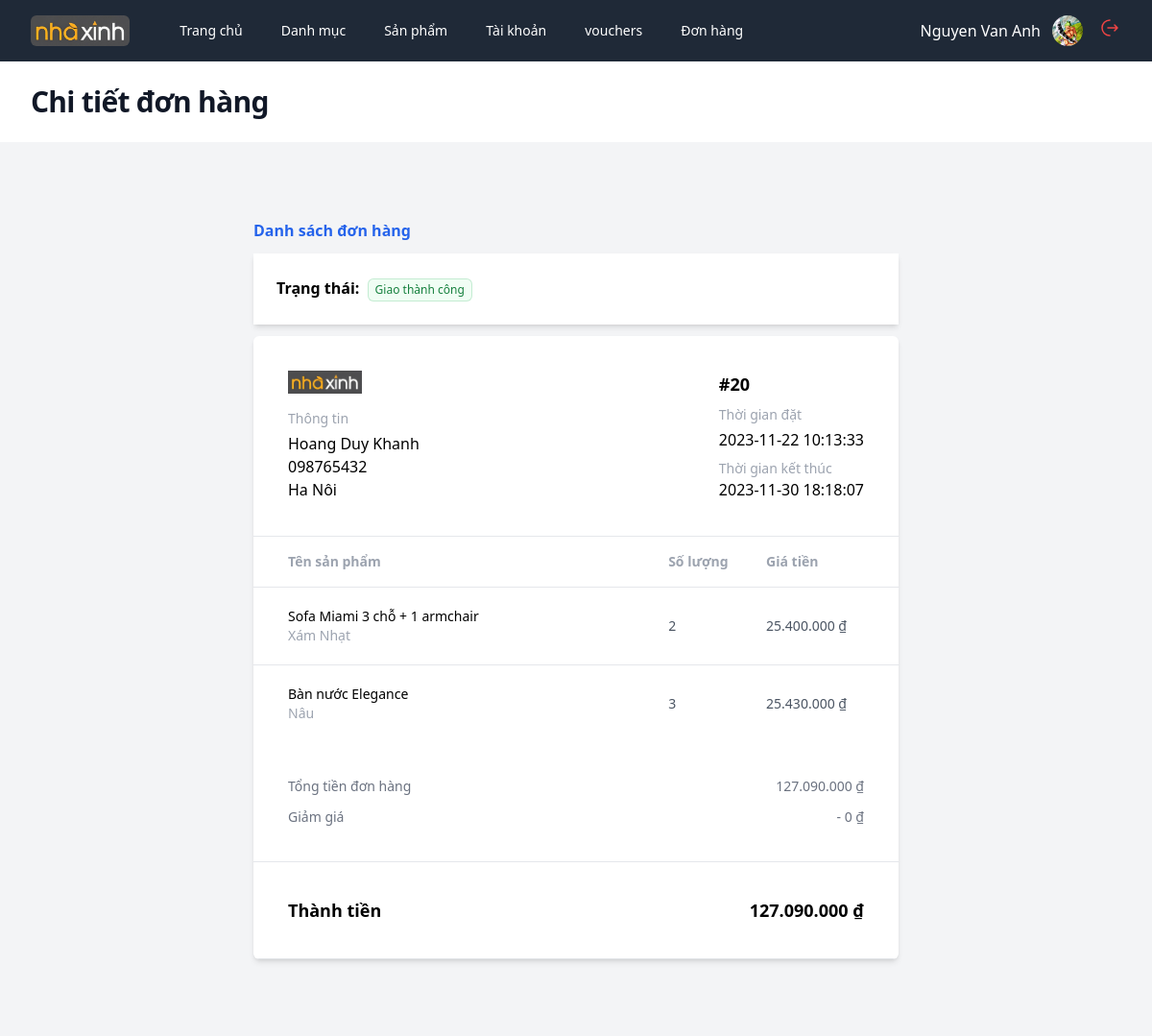
Page /admin?act=detail-bill&id=20 (signed in) on the committed database.
### tables this page shows
CREATE TABLE `bills` (
  `id` int(10) NOT NULL,
  `date` datetime NOT NULL,
  `end_date` datetime NOT NULL,
  `status` int(11) NOT NULL DEFAULT 1,
  `payment_method` int(11) NOT NULL DEFAULT 1,
  `transfer_method` varchar(200) NOT NULL,
  `total` int(10) NOT NULL,
  `discount` int(11) NOT NULL,
  `id_voucher` int(10) NOT NULL,
  `id_user` int(10) NOT NULL
);

CREATE TABLE `users` (
  `id` int(10) NOT NULL,
  `email` varchar(200) NOT NULL,
  `tell` varchar(13) NOT NULL,
  `full_name` varchar(200) NOT NULL,
  `password` varchar(200) NOT NULL,
  `address` varchar(200) NOT NULL,
  `birthday` varchar(50) NOT NULL,
  `avatar` varchar(200) NOT NULL,
  `role` int(10) NOT NULL DEFAULT 0,
  `is_deleted` tinyint(1) NOT NULL DEFAULT 0
);

CREATE TABLE `products_detail` (
  `id` int(10) NOT NULL,
  `amount` float NOT NULL,
  `code_color` varchar(200) NOT NULL,
  `color` varchar(50) NOT NULL,
  `image` varchar(200) NOT NULL,
  `size` varchar(255) NOT NULL,
  `id_product` int(10) NOT NULL
);

CREATE TABLE `products` (
  `id` int(10) NOT NULL,
  `name_product` varchar(200) NOT NULL,
  `description` text NOT NULL,
  `price` float NOT NULL,
  `origin_price` int(11) NOT NULL,
  `thumbnail` varchar(200) NOT NULL,
  `material` varchar(200) NOT NULL,
  `sold` int(11) NOT NULL DEFAULT 0,
  `created_at` varchar(200) NOT NULL,
  `id_category` int(10) NOT NULL,
  `is_deleted` tinyint(1) NOT NULL DEFAULT 0
);

### core.php (called while the page is built, shortened)
<?php
include('utils.php');
function viewAdmin($view, $values = [])
{
    return include("../views/admin/$view.php");
}
class Req
{
    public function __construct(
        Categories $categoriesService,
        Products $productsService,
        Users $usersService,
        Vouchers $vouchersService,
        CartsDetail $cartsService,
        Bills $billsService,
        ProductsBill $productsBillService,
        ProductDetail $productsDetailService,
        Images $imagesService,
        Reviews $reviewsService,
    ) {
        $this->productsService = $productsService;
        $this->billsService = $billsService;
        $this->productsBillService = $productsBillService;
    }
}

### controllers/admin/BillsController.php (called while the page is built, shortened)
<?php
function controller_detail_bill(Req $req)
{
    $id = $_GET['id'];
    $bill = $req->billsService->getDetail($id);
    $idsProduct = $req->productsBillService->getProductsByBill($bill['id']);
    foreach ($idsProduct as $key => $idProduct) {
        extract($idProduct);
        $products[$key] = $req->productsService->getProductDetailInBill($id_product_detail);
        $products[$key]['amount_buy'] = $amount_buy;
    }
    return viewAdmin('detailOrder', ['bill' => $bill, 'products' => $products]);
}

### admin/index.php (called while the page is built, shortened)
<?php
function bootstrap()
{
    include("./routes.php");
    include("../database/service.php");
    include("../models/categories.php");
    include("../models/products.php");
    include("../models/users.php");
    include("../models/vouchers.php");
    include("../models/cartsDetail.php");
    include("../models/bills.php");
    include("../models/productsBill.php");
    include("../models/productsDetail.php");
    include("../models/images.php");
    include("../models/reviews.php");
    $role = $_SESSION["user"]["role"];
    $req = new Req(
        $categories,
        $products,
        $users,
        $vouchers,
        $cartsDetail,
        $bills,
        $productsBill,
        $productsDetail,
        $images,
        $reviews,
    );
    if (!isset($_GET['act'])) $act = check_path('');
    else $act = check_path($_GET['act']);
    foreach ($routes as $route) {
        if ($act == $route['path'] && $role >= 1 && $role <= 2) {
            return $route['view']($req);
        }
    }
}
bootstrap();

### database/service.php (called while the page is built, shortened)
<?php
include("database.php");
class ServicePdo
{
    public function __construct($nameDB)
    {
        $this->dbName = $nameDB;
        $this->pdo = connect();
    }
}

### models/bills.php (called while the page is built, shortened)
<?php
class Bills extends ServicePdo
{
    public function getDetail($id)
    {
        $dbName = $this->dbName;
        $sql = "SELECT *, $dbName.ID id FROM $dbName JOIN USERS ON USERS.ID = $dbName.ID_USER WHERE $dbName.ID = $id";
        return $this->pdo->query($sql)->fetch();
    }
}

### database/database.php (called while the page is built)
<?php
function connect()
{
    try {
        $connect =  new PDO("mysql:host=localhost; dbname=project", "root", "");
        $connect->setAttribute(PDO::ATTR_ERRMODE, PDO::ERRMODE_EXCEPTION);
        return $connect;
    } catch (PDOException $e) {
        echo $e->getMessage();
        throw $e;
    }
}

### utils.php (called while the page is built, shortened)
<?php
function getStatus($status = 1)
{
    switch ($status) {
        case 5:
            return [
                'name' => 'Giao thành công',
                'color' => 'text-green-700 ring-green-600/20 bg-green-50',
            ];
        default:
            return [
                'name' => 'Đơn hủy',
                'color' => 'text-red-700 ring-red-600/10 bg-red-50',
            ];
    }
}

### models/products.php (called while the page is built, shortened)
<?php
class Products extends ServicePdo
{
    public function getProductDetailInBill($id)
    {
        $dbName = $this->dbName;
        $sql = "SELECT $dbName.ID as id, name_product, price, code_color, color, image
        FROM $dbName JOIN PRODUCTS_DETAIL ON PRODUCTS_DETAIL.ID_PRODUCT = $dbName.ID
        WHERE $dbName.IS_DELETED = false AND PRODUCTS_DETAIL.ID = $id";
        return $this->pdo->query($sql)->fetch();
    }
}
$products = new Products("products");

### models/productsBill.php (called while the page is built, shortened)
<?php
class ProductsBill extends ServicePdo
{
    public function getProductsByBill($idBill)
    {
        $dbName = $this->dbName;
        $sql = "SELECT id_product_detail, amount_buy FROM $dbName WHERE ID_BILL = $idBill";
        return $this->pdo->query($sql)->fetchAll();
    }
}

### views/admin/detailOrder.php (the view, shortened to what this page needs)
<!DOCTYPE html>
<html lang="en">
<head>
    <script src="https://cdn.tailwindcss.com"></script>
</head>
<body>
    <div class="min-h-full">
        <?php include('partials/header.php') ?>
        <header class="bg-white shadow">
            <div class="mx-auto max-w-7xl px-4 py-6 sm:px-6 lg:px-8">
                <h1 class="text-3xl font-bold tracking-tight text-gray-900">Chi tiết đơn hàng</h1>
            </div>
        </header>
        <main>
            <section class="bg-gray-100 py-10">
                <div class="max-w-2xl mx-auto py-0 md:py-10">
                    <a class="text-blue-600 font-semibold " href="?act=bills">Danh sách đơn hàng</a>
                    <div class="flex justify-between p-6 shadow-md my-3 bg-white">
                        <div>
                            <span class="font-semibold mr-1">Trạng thái:</span>
                            <span class="inline-flex items-center rounded-md px-2 py-1 text-xs font-medium ring-1 ring-inset <?= getStatus($bill['status'])['color'] ?>"><?= getStatus($bill['status'])['name'] ?></span>
                        </div>
                    </div>
                    <article class="shadow-none md:shadow-md md:rounded-md overflow-hidden">
                        <div class="md:rounded-b-md  bg-white">
                            <div class="p-9 border-b border-gray-200">
                                <div class="space-y-6">
                                    <div class="flex justify-between items-top">
                                        <div class="space-y-4">
                                            <div>
                                                <img class="h-6 object-cover mb-4" src="/asset/images/logo.jpg">
                                            </div>
                                            <div>
                                                <p class="font-medium text-sm text-gray-400 mb-1"> Thông tin </p>
                                                <p> <?= $bill['full_name'] ?> </p>
                                                <p> <?= $bill['tell'] ?> </p>
                                                <p> <?= $bill['address'] ?> </p>
                                            </div>
                                        </div>
                                        <div class="space-y-2">
                                            <div>
                                                <p class="font-bold text-lg"> #<?= $bill['id'] ?> </p>
                                            </div>
                                            <div>
                                                <p class="font-medium text-sm text-gray-400  mb-1"> Thời gian đặt </p>
                                                <p> <?= $bill['date'] ?> </p>
                                            </div>
                                            <div>
                                                <p class="font-medium text-sm text-gray-400"> Thời gian kết thúc </p>
                                                <p> <?= $bill['end_date'] ?> </p>
                                            </div>
                                        </div>
                                    </div>
                                </div>
                            </div>
                            <table class="w-full divide-y divide-gray-200 text-sm">
                                <thead>
                                    <tr>
                                        <th scope="col" class="px-9 py-4 text-left font-semibold text-gray-400"> Tên sản phẩm </th>
                                        <th scope="col" class="py-3 text-left font-semibold text-gray-400"> </th>
                                        <th scope="col" class="py-3 text-left font-semibold text-gray-400"> Số lượng </th>
                                        <th scope="col" class="py-3 text-left font-semibold text-gray-400"> Giá tiền </th>
                                        <th scope="col" class="py-3 text-left font-semibold text-gray-400"></th>
                                    </tr>
                                </thead>
                                <tbody class="divide-y divide-gray-200">
                                    <?php
                                    foreach ($products as $product) {
                                        extract($product);
                                    ?>
                                        <tr>
                                            <td class="px-9 py-5 whitespace-nowrap space-x-1 flex items-center">
                                                <div>
                                                    <p><?= $name_product ?></p>
                                                    <div class="flex gap-x-2">
                                                        <p class="text-sm text-gray-400 capitalize"> <?= $color ?> </p>
                                                    </div>
                                                </div>
                                            </td>
                                            <td class="whitespace-nowrap text-gray-600 truncate"></td>
                                            <td class="whitespace-nowrap text-gray-600 truncate"> <?= $amount_buy ?> </td>
                                            <td class="whitespace-nowrap text-gray-600 truncate"> <?= number_format($price, 0, '.', '.') ?> &#8363; </td>
                                        </tr>
                                    <?php
                                    }
                                    ?>
                                </tbody>
                            </table>
                            <div class="p-9 border-b border-gray-200">
                                <div class="space-y-3">
                                    <div class="flex justify-between">
                                        <div>
                                            <p class="text-gray-500 text-sm"> Tổng tiền đơn hàng </p>
                                        </div>
                                        <p class="text-gray-500 text-sm"> <?= number_format($bill['total'] + $bill['discount'], 0, '.', '.') ?> &#8363; </p>
                                    </div>
                                    <div class="flex justify-between">
                                        <div>
                                            <p class="text-gray-500 text-sm"> Giảm giá </p>
                                        </div>
                                        <p class="text-gray-500 text-sm"> - <?= number_format($bill['discount'], 0, '.', '.') ?> &#8363; </p>
                                    </div>
                                </div>
                            </div>
                            <div class="p-9 border-b border-gray-200">
                                <div class="space-y-3">
                                    <div class="flex justify-between">
                                        <div>
                                            <p class="font-bold text-black text-lg"> Thành tiền </p>
                                        </div>
                                        <p class="font-bold text-black text-lg"> <?= number_format($bill['total'], 0, '.', '.') ?> &#8363;</p>
                                    </div>
                                </div>
                            </div>
                        </div>
                    </article>
                </div>
            </section>
        </main>
    </div>
</body>
</html>

### rows in the picture
bills: status "Giao thành công", id_user.full_name "Hoang Duy Khanh", id_user.tell "098765432", id_user.address "Ha Nôi", id "20", date "2023-11-22 10:13:33", end_date "2023-11-30 18:18:07", $bill['total'] + $bill['discount'] "127.090.000", discount "0", total "127.090.000"
products_detail: id_product.name_product "Sofa Miami 3 chỗ + 1 armchair", color "Xám Nhạt", id_product "2", id_product.price "25.400.000"
products_detail: id_product.name_product "Bàn nước Elegance", color "Nâu", id_product "3", id_product.price "25.430.000"

### other values in the picture
$name "Trang chủ"
$name "Danh mục"
$name "Sản phẩm"
$name "Tài khoản"
$name "vouchers"
$name "Đơn hàng"
$_SESSION['user']['full_name'] "Nguyen Van Anh"
